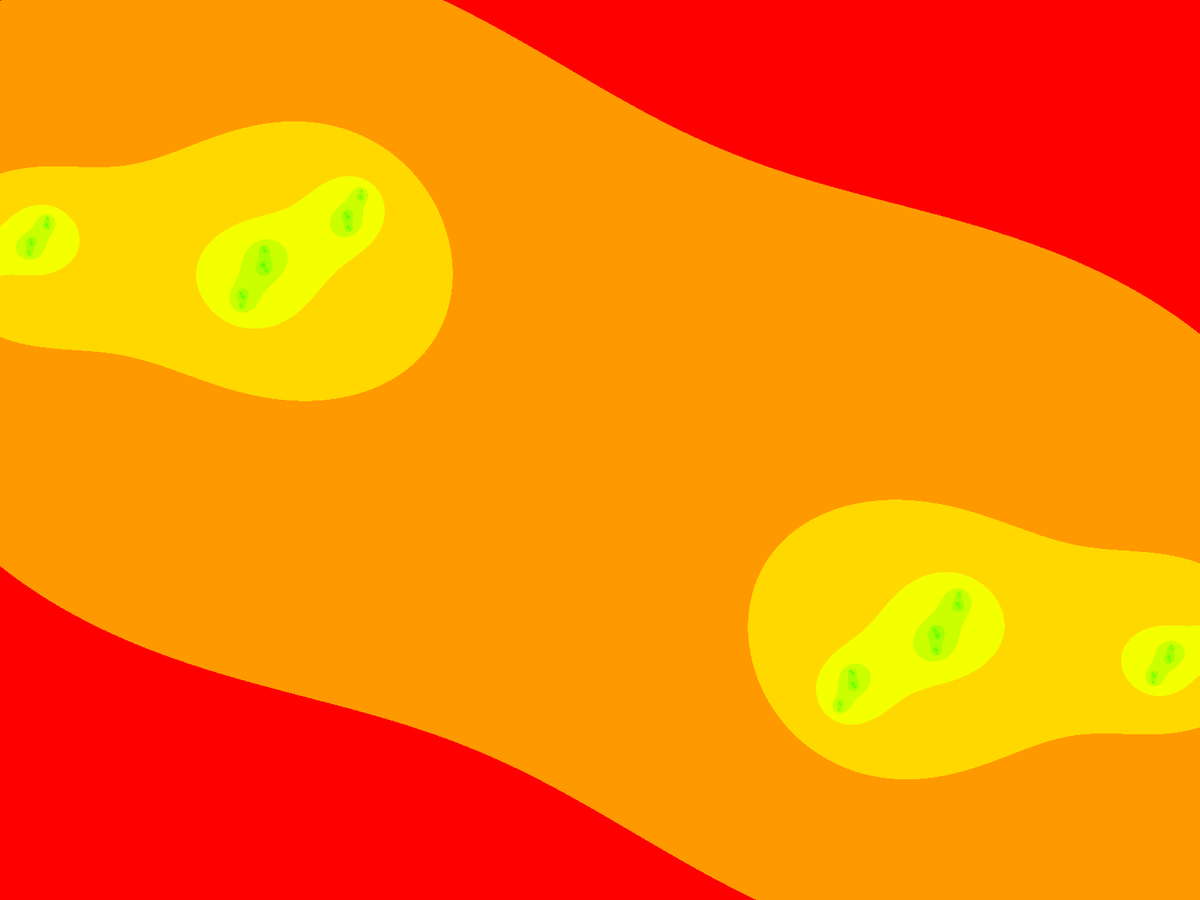
Frame 1 (no input)
Frame 60 (the mouse pressed at the canvas centre just before this capture): identical to frame 1, image omitted
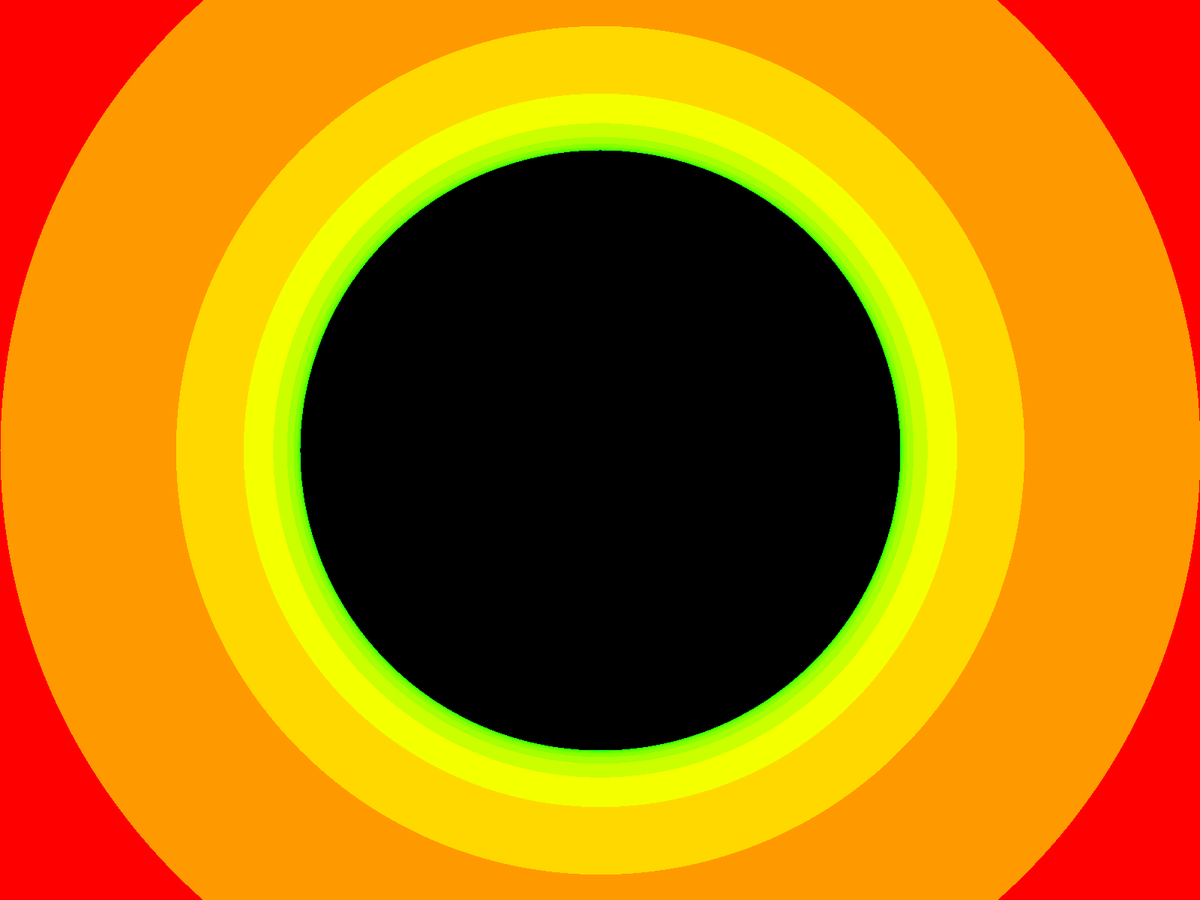
Frame 120 (the mouse held since frame 60 and released just before this capture)

The Processing sketch that drew these frames (run headless with seeded random() and noise(); from frame 60 on, the mouse is pressed at the canvas centre):

// Processing sketch: Julia_Set
// ── Julia_Set.pde
void setup() {
  fullScreen();
  colorMode(HSB, 1);
}
void draw() {
  background(255);
  float creal = map(mouseX, 0 ,width, -2, 2);
  float cimg = map(mouseY, 0 ,height, -2, 2);
  float w = 4;
  float h = (w * height) / width;
  float xmin = -w/2;
  float ymin = -h/2; 
  loadPixels();
  int maxiterations = 100;
  float xmax = xmin + w;
  float ymax = ymin + h;
  float dx = (xmax - xmin) / (width);
  float dy = (ymax - ymin) / (height);
  float y = ymin;
  for (int j = 0; j < height; j++)  {
     float x = xmin;
     for (int i = 0; i < width; i++) {
       float a = x;
       float b = y;
       int n = 0;
       while (n < maxiterations) {
         float aa = a * a;
         float bb = b * b;
         float twoab = 2.0 * a * b;
         a = aa - bb + creal;
         b = twoab + cimg;
         if (a * a + b * b > 16.0) {
           break; 
         }
         n++;
       }  
       
       if (n == maxiterations) {
         pixels[i + j * width] = color(0);
       } else {
         float hue = sqrt(float(n) / maxiterations);
         pixels[i + j * width] = color(hue, 255, 255);
        
       }
       x += dx;
     }
     y += dy;
  }
  updatePixels();
  if (mousePressed) {
    save("julia6.png");
  }
}
